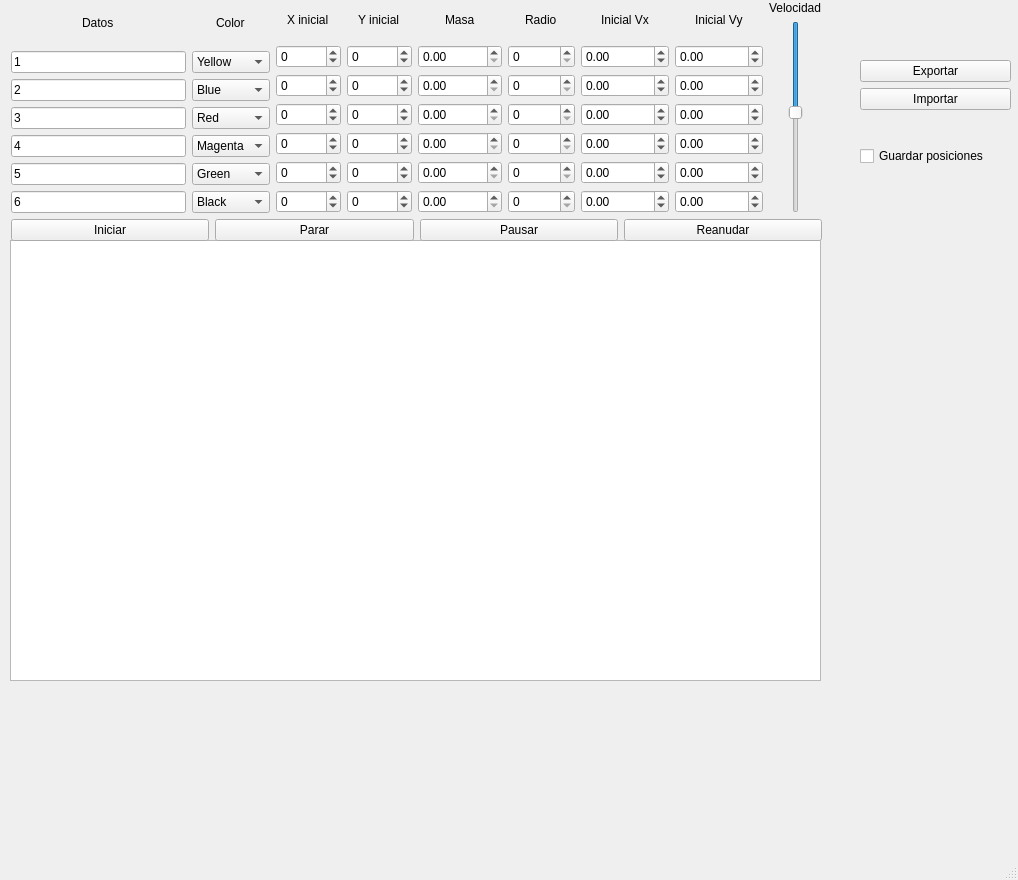
<?xml version="1.0" encoding="UTF-8"?>
<ui version="4.0">
 <class>MainWindow</class>
 <widget class="QMainWindow" name="MainWindow">
  <property name="geometry">
   <rect>
    <x>0</x>
    <y>0</y>
    <width>1018</width>
    <height>880</height>
   </rect>
  </property>
  <property name="windowTitle">
   <string>MainWindow</string>
  </property>
  <widget class="QWidget" name="centralwidget">
   <property name="focusPolicy">
    <enum>Qt::NoFocus</enum>
   </property>
   <widget class="QGraphicsView" name="graphicsView">
    <property name="geometry">
     <rect>
      <x>10</x>
      <y>240</y>
      <width>811</width>
      <height>441</height>
     </rect>
    </property>
   </widget>
   <widget class="QWidget" name="layoutWidget">
    <property name="geometry">
     <rect>
      <x>11</x>
      <y>1</y>
      <width>811</width>
      <height>240</height>
     </rect>
    </property>
    <layout class="QVBoxLayout" name="verticalLayout">
     <item>
      <layout class="QHBoxLayout" name="inputs_frame">
       <item>
        <layout class="QVBoxLayout" name="name_frame">
         <property name="sizeConstraint">
          <enum>QLayout::SetDefaultConstraint</enum>
         </property>
         <item alignment="Qt::AlignHCenter">
          <widget class="QLabel" name="name_label">
           <property name="text">
            <string>Datos</string>
           </property>
          </widget>
         </item>
         <item>
          <widget class="QLineEdit" name="name_box_1">
           <property name="text">
            <string notr="true">1</string>
           </property>
          </widget>
         </item>
         <item>
          <widget class="QLineEdit" name="name_box_2">
           <property name="text">
            <string>2</string>
           </property>
          </widget>
         </item>
         <item>
          <widget class="QLineEdit" name="name_box_3">
           <property name="text">
            <string>3</string>
           </property>
          </widget>
         </item>
         <item>
          <widget class="QLineEdit" name="name_box_4">
           <property name="text">
            <string>4</string>
           </property>
          </widget>
         </item>
         <item>
          <widget class="QLineEdit" name="name_box_5">
           <property name="text">
            <string>5</string>
           </property>
          </widget>
         </item>
         <item>
          <widget class="QLineEdit" name="name_box_6">
           <property name="text">
            <string>6</string>
           </property>
           <property name="frame">
            <bool>true</bool>
           </property>
           <property name="cursorPosition">
            <number>1</number>
           </property>
          </widget>
         </item>
        </layout>
       </item>
       <item>
        <layout class="QVBoxLayout" name="color_frame">
         <item alignment="Qt::AlignHCenter">
          <widget class="QLabel" name="color_label">
           <property name="text">
            <string>Color</string>
           </property>
          </widget>
         </item>
         <item>
          <widget class="QComboBox" name="color_1">
           <item>
            <property name="text">
             <string>Yellow</string>
            </property>
           </item>
           <item>
            <property name="text">
             <string>Azul</string>
            </property>
           </item>
           <item>
            <property name="text">
             <string>Rojo</string>
            </property>
           </item>
           <item>
            <property name="text">
             <string>Magenta</string>
            </property>
           </item>
           <item>
            <property name="text">
             <string>Verde</string>
            </property>
           </item>
           <item>
            <property name="text">
             <string>Negro</string>
            </property>
           </item>
          </widget>
         </item>
         <item>
          <widget class="QComboBox" name="color_2">
           <item>
            <property name="text">
             <string>Blue</string>
            </property>
           </item>
           <item>
            <property name="text">
             <string>Yellow</string>
            </property>
           </item>
           <item>
            <property name="text">
             <string>Red</string>
            </property>
           </item>
           <item>
            <property name="text">
             <string>Magenta</string>
            </property>
           </item>
           <item>
            <property name="text">
             <string>Green</string>
            </property>
           </item>
           <item>
            <property name="text">
             <string>Black</string>
            </property>
           </item>
          </widget>
         </item>
         <item>
          <widget class="QComboBox" name="color_3">
           <item>
            <property name="text">
             <string>Red</string>
            </property>
           </item>
           <item>
            <property name="text">
             <string>Yellow</string>
            </property>
           </item>
           <item>
            <property name="text">
             <string>Blue</string>
            </property>
           </item>
           <item>
            <property name="text">
             <string>Magenta</string>
            </property>
           </item>
           <item>
            <property name="text">
             <string>Green</string>
            </property>
           </item>
           <item>
            <property name="text">
             <string>Black</string>
            </property>
           </item>
          </widget>
         </item>
         <item>
          <widget class="QComboBox" name="color_4">
           <item>
            <property name="text">
             <string>Magenta</string>
            </property>
           </item>
           <item>
            <property name="text">
             <string>Yellow</string>
            </property>
           </item>
           <item>
            <property name="text">
             <string>Blue</string>
            </property>
           </item>
           <item>
            <property name="text">
             <string>Red</string>
            </property>
           </item>
           <item>
            <property name="text">
             <string>Green</string>
            </property>
           </item>
           <item>
            <property name="text">
             <string>Black</string>
            </property>
           </item>
          </widget>
         </item>
         <item>
          <widget class="QComboBox" name="color_5">
           <item>
            <property name="text">
             <string>Green</string>
            </property>
           </item>
           <item>
            <property name="text">
             <string>Yellow</string>
            </property>
           </item>
           <item>
            <property name="text">
             <string>Blue</string>
            </property>
           </item>
           <item>
            <property name="text">
             <string>Red</string>
            </property>
           </item>
           <item>
            <property name="text">
             <string>Magenta</string>
            </property>
           </item>
           <item>
            <property name="text">
             <string>Black</string>
            </property>
           </item>
          </widget>
         </item>
         <item>
          <widget class="QComboBox" name="color_6">
           <item>
            <property name="text">
             <string>Black</string>
            </property>
           </item>
           <item>
            <property name="text">
             <string>Yellow</string>
            </property>
           </item>
           <item>
            <property name="text">
             <string>Blue</string>
            </property>
           </item>
           <item>
            <property name="text">
             <string>Red</string>
            </property>
           </item>
           <item>
            <property name="text">
             <string>Magenta</string>
            </property>
           </item>
           <item>
            <property name="text">
             <string>Green</string>
            </property>
           </item>
          </widget>
         </item>
        </layout>
       </item>
       <item>
        <layout class="QVBoxLayout" name="x_frame">
         <item alignment="Qt::AlignHCenter">
          <widget class="QLabel" name="x_label">
           <property name="text">
            <string>X inicial</string>
           </property>
          </widget>
         </item>
         <item>
          <widget class="QSpinBox" name="x_box_1">
           <property name="minimum">
            <number>-99999</number>
           </property>
           <property name="maximum">
            <number>99999</number>
           </property>
           <property name="value">
            <number>0</number>
           </property>
          </widget>
         </item>
         <item>
          <widget class="QSpinBox" name="x_box_2">
           <property name="minimum">
            <number>-99999</number>
           </property>
           <property name="maximum">
            <number>99999</number>
           </property>
          </widget>
         </item>
         <item>
          <widget class="QSpinBox" name="x_box_3">
           <property name="minimum">
            <number>-99999</number>
           </property>
           <property name="maximum">
            <number>99999</number>
           </property>
           <property name="value">
            <number>0</number>
           </property>
          </widget>
         </item>
         <item>
          <widget class="QSpinBox" name="x_box_4">
           <property name="minimum">
            <number>-99999</number>
           </property>
           <property name="maximum">
            <number>99999</number>
           </property>
          </widget>
         </item>
         <item>
          <widget class="QSpinBox" name="x_box_5">
           <property name="minimum">
            <number>-99999</number>
           </property>
           <property name="maximum">
            <number>99999</number>
           </property>
          </widget>
         </item>
         <item>
          <widget class="QSpinBox" name="x_box_6">
           <property name="minimum">
            <number>-99999</number>
           </property>
           <property name="maximum">
            <number>99999</number>
           </property>
          </widget>
         </item>
        </layout>
       </item>
       <item>
        <layout class="QVBoxLayout" name="y_frame">
         <item alignment="Qt::AlignHCenter">
          <widget class="QLabel" name="y_label">
           <property name="text">
            <string>Y inicial</string>
           </property>
          </widget>
         </item>
         <item>
          <widget class="QSpinBox" name="y_box_1">
           <property name="minimum">
            <number>-99999</number>
           </property>
           <property name="maximum">
            <number>99999</number>
           </property>
           <property name="value">
            <number>0</number>
           </property>
          </widget>
         </item>
         <item>
          <widget class="QSpinBox" name="y_box_2">
           <property name="minimum">
            <number>-99999</number>
           </property>
           <property name="maximum">
            <number>99999</number>
           </property>
          </widget>
         </item>
         <item>
          <widget class="QSpinBox" name="y_box_3">
           <property name="minimum">
            <number>-99999</number>
           </property>
           <property name="maximum">
            <number>99999</number>
           </property>
           <property name="value">
            <number>0</number>
           </property>
          </widget>
         </item>
         <item>
          <widget class="QSpinBox" name="y_box_4">
           <property name="minimum">
            <number>-99999</number>
           </property>
           <property name="maximum">
            <number>99999</number>
           </property>
          </widget>
         </item>
         <item>
          <widget class="QSpinBox" name="y_box_5">
           <property name="minimum">
            <number>-99999</number>
           </property>
           <property name="maximum">
            <number>99999</number>
           </property>
          </widget>
         </item>
         <item>
          <widget class="QSpinBox" name="y_box_6">
           <property name="minimum">
            <number>-99999</number>
           </property>
           <property name="maximum">
            <number>99999</number>
           </property>
          </widget>
         </item>
        </layout>
       </item>
       <item>
        <layout class="QVBoxLayout" name="m_frame">
         <item alignment="Qt::AlignHCenter">
          <widget class="QLabel" name="m_label">
           <property name="text">
            <string>Masa</string>
           </property>
          </widget>
         </item>
         <item>
          <widget class="QDoubleSpinBox" name="m_box_1">
           <property name="maximum">
            <double>999999.989999999990687</double>
           </property>
           <property name="value">
            <double>0.000000000000000</double>
           </property>
          </widget>
         </item>
         <item>
          <widget class="QDoubleSpinBox" name="m_box_2">
           <property name="maximum">
            <double>999999.989999999990687</double>
           </property>
           <property name="value">
            <double>0.000000000000000</double>
           </property>
          </widget>
         </item>
         <item>
          <widget class="QDoubleSpinBox" name="m_box_3">
           <property name="maximum">
            <double>999999.989999999990687</double>
           </property>
           <property name="value">
            <double>0.000000000000000</double>
           </property>
          </widget>
         </item>
         <item>
          <widget class="QDoubleSpinBox" name="m_box_4">
           <property name="maximum">
            <double>999999.989999999990687</double>
           </property>
          </widget>
         </item>
         <item>
          <widget class="QDoubleSpinBox" name="m_box_5">
           <property name="maximum">
            <double>999999.989999999990687</double>
           </property>
          </widget>
         </item>
         <item>
          <widget class="QDoubleSpinBox" name="m_box_6">
           <property name="maximum">
            <double>999999.989999999990687</double>
           </property>
          </widget>
         </item>
        </layout>
       </item>
       <item>
        <layout class="QVBoxLayout" name="r_frame">
         <item alignment="Qt::AlignHCenter">
          <widget class="QLabel" name="r_label">
           <property name="text">
            <string>Radio</string>
           </property>
          </widget>
         </item>
         <item>
          <widget class="QSpinBox" name="r_box_1">
           <property name="maximum">
            <number>99999999</number>
           </property>
           <property name="value">
            <number>0</number>
           </property>
          </widget>
         </item>
         <item>
          <widget class="QSpinBox" name="r_box_2">
           <property name="maximum">
            <number>99999999</number>
           </property>
           <property name="value">
            <number>0</number>
           </property>
           <property name="displayIntegerBase">
            <number>10</number>
           </property>
          </widget>
         </item>
         <item>
          <widget class="QSpinBox" name="r_box_3">
           <property name="maximum">
            <number>99999999</number>
           </property>
           <property name="value">
            <number>0</number>
           </property>
          </widget>
         </item>
         <item>
          <widget class="QSpinBox" name="r_box_4">
           <property name="maximum">
            <number>99999999</number>
           </property>
          </widget>
         </item>
         <item>
          <widget class="QSpinBox" name="r_box_5">
           <property name="maximum">
            <number>99999999</number>
           </property>
          </widget>
         </item>
         <item>
          <widget class="QSpinBox" name="r_box_6">
           <property name="maximum">
            <number>99999999</number>
           </property>
          </widget>
         </item>
        </layout>
       </item>
       <item>
        <layout class="QVBoxLayout" name="vx_frame">
         <item alignment="Qt::AlignHCenter">
          <widget class="QLabel" name="vx_label">
           <property name="text">
            <string>Inicial Vx</string>
           </property>
          </widget>
         </item>
         <item>
          <widget class="QDoubleSpinBox" name="vx_box_1">
           <property name="minimum">
            <double>-999999.989999999990687</double>
           </property>
           <property name="maximum">
            <double>999999.989999999990687</double>
           </property>
           <property name="value">
            <double>0.000000000000000</double>
           </property>
          </widget>
         </item>
         <item>
          <widget class="QDoubleSpinBox" name="vx_box_2">
           <property name="minimum">
            <double>-999999.989999999990687</double>
           </property>
           <property name="maximum">
            <double>999999.989999999990687</double>
           </property>
           <property name="value">
            <double>0.000000000000000</double>
           </property>
          </widget>
         </item>
         <item>
          <widget class="QDoubleSpinBox" name="vx_box_3">
           <property name="minimum">
            <double>-999999.989999999990687</double>
           </property>
           <property name="maximum">
            <double>999999.989999999990687</double>
           </property>
           <property name="value">
            <double>0.000000000000000</double>
           </property>
          </widget>
         </item>
         <item>
          <widget class="QDoubleSpinBox" name="vx_box_4">
           <property name="minimum">
            <double>-999999.989999999990687</double>
           </property>
           <property name="maximum">
            <double>999999.989999999990687</double>
           </property>
           <property name="value">
            <double>0.000000000000000</double>
           </property>
          </widget>
         </item>
         <item>
          <widget class="QDoubleSpinBox" name="vx_box_5">
           <property name="minimum">
            <double>-999999.989999999990687</double>
           </property>
           <property name="maximum">
            <double>999999.989999999990687</double>
           </property>
           <property name="value">
            <double>0.000000000000000</double>
           </property>
          </widget>
         </item>
         <item>
          <widget class="QDoubleSpinBox" name="vx_box_6">
           <property name="minimum">
            <double>-999999.989999999990687</double>
           </property>
           <property name="maximum">
            <double>999999.989999999990687</double>
           </property>
           <property name="value">
            <double>0.000000000000000</double>
           </property>
          </widget>
         </item>
        </layout>
       </item>
       <item>
        <layout class="QVBoxLayout" name="vy_frame">
         <item alignment="Qt::AlignHCenter">
          <widget class="QLabel" name="vy_label">
           <property name="text">
            <string>Inicial Vy</string>
           </property>
          </widget>
         </item>
         <item>
          <widget class="QDoubleSpinBox" name="vy_box_1">
           <property name="minimum">
            <double>-999999.989999999990687</double>
           </property>
           <property name="maximum">
            <double>999999.989999999990687</double>
           </property>
           <property name="value">
            <double>0.000000000000000</double>
           </property>
          </widget>
         </item>
         <item>
          <widget class="QDoubleSpinBox" name="vy_box_2">
           <property name="minimum">
            <double>-999999.989999999990687</double>
           </property>
           <property name="maximum">
            <double>999999.989999999990687</double>
           </property>
           <property name="value">
            <double>0.000000000000000</double>
           </property>
          </widget>
         </item>
         <item>
          <widget class="QDoubleSpinBox" name="vy_box_3">
           <property name="minimum">
            <double>-999999.989999999990687</double>
           </property>
           <property name="maximum">
            <double>999999.989999999990687</double>
           </property>
           <property name="value">
            <double>0.000000000000000</double>
           </property>
          </widget>
         </item>
         <item>
          <widget class="QDoubleSpinBox" name="vy_box_4">
           <property name="minimum">
            <double>-999999.989999999990687</double>
           </property>
           <property name="maximum">
            <double>999999.989999999990687</double>
           </property>
           <property name="value">
            <double>0.000000000000000</double>
           </property>
          </widget>
         </item>
         <item>
          <widget class="QDoubleSpinBox" name="vy_box_5">
           <property name="minimum">
            <double>-999999.989999999990687</double>
           </property>
           <property name="maximum">
            <double>999999.989999999990687</double>
           </property>
           <property name="value">
            <double>0.000000000000000</double>
           </property>
          </widget>
         </item>
         <item>
          <widget class="QDoubleSpinBox" name="vy_box_6">
           <property name="minimum">
            <double>-999999.989999999990687</double>
           </property>
           <property name="maximum">
            <double>999999.989999999990687</double>
           </property>
           <property name="value">
            <double>0.000000000000000</double>
           </property>
          </widget>
         </item>
        </layout>
       </item>
       <item>
        <layout class="QVBoxLayout" name="speed_frame">
         <item alignment="Qt::AlignHCenter">
          <widget class="QLabel" name="speed_label">
           <property name="text">
            <string>Velocidad</string>
           </property>
          </widget>
         </item>
         <item>
          <layout class="QHBoxLayout" name="speed_slider_frame">
           <item alignment="Qt::AlignHCenter">
            <widget class="QSlider" name="speed_slider">
             <property name="minimum">
              <number>1</number>
             </property>
             <property name="maximum">
              <number>20</number>
             </property>
             <property name="pageStep">
              <number>1</number>
             </property>
             <property name="value">
              <number>10</number>
             </property>
             <property name="sliderPosition">
              <number>10</number>
             </property>
             <property name="tracking">
              <bool>false</bool>
             </property>
             <property name="orientation">
              <enum>Qt::Vertical</enum>
             </property>
             <property name="invertedAppearance">
              <bool>true</bool>
             </property>
             <property name="invertedControls">
              <bool>true</bool>
             </property>
            </widget>
           </item>
          </layout>
         </item>
        </layout>
       </item>
      </layout>
     </item>
     <item>
      <layout class="QHBoxLayout" name="buttons_frame">
       <item>
        <widget class="QPushButton" name="start_button">
         <property name="text">
          <string notr="true">Iniciar</string>
         </property>
        </widget>
       </item>
       <item>
        <widget class="QPushButton" name="stop_button">
         <property name="text">
          <string>Parar</string>
         </property>
        </widget>
       </item>
       <item>
        <widget class="QPushButton" name="pause_button">
         <property name="text">
          <string notr="true">Pausar</string>
         </property>
        </widget>
       </item>
       <item>
        <widget class="QPushButton" name="resume_button">
         <property name="text">
          <string notr="true">Reanudar</string>
         </property>
        </widget>
       </item>
      </layout>
     </item>
    </layout>
   </widget>
   <widget class="QWidget" name="layoutWidget">
    <property name="geometry">
     <rect>
      <x>860</x>
      <y>60</y>
      <width>151</width>
      <height>106</height>
     </rect>
    </property>
    <layout class="QVBoxLayout" name="save_layout">
     <item>
      <widget class="QPushButton" name="Export_button">
       <property name="text">
        <string>Exportar</string>
       </property>
      </widget>
     </item>
     <item>
      <widget class="QPushButton" name="Import_button">
       <property name="text">
        <string>Importar</string>
       </property>
      </widget>
     </item>
     <item>
      <widget class="QLabel" name="save_label">
       <property name="text">
        <string/>
       </property>
      </widget>
     </item>
     <item>
      <widget class="QCheckBox" name="save_box">
       <property name="text">
        <string>Guardar posiciones</string>
       </property>
      </widget>
     </item>
    </layout>
   </widget>
  </widget>
  <widget class="QMenuBar" name="menubar">
   <property name="geometry">
    <rect>
     <x>0</x>
     <y>0</y>
     <width>1018</width>
     <height>21</height>
    </rect>
   </property>
  </widget>
  <widget class="QStatusBar" name="statusbar"/>
 </widget>
 <resources/>
 <connections/>
</ui>
